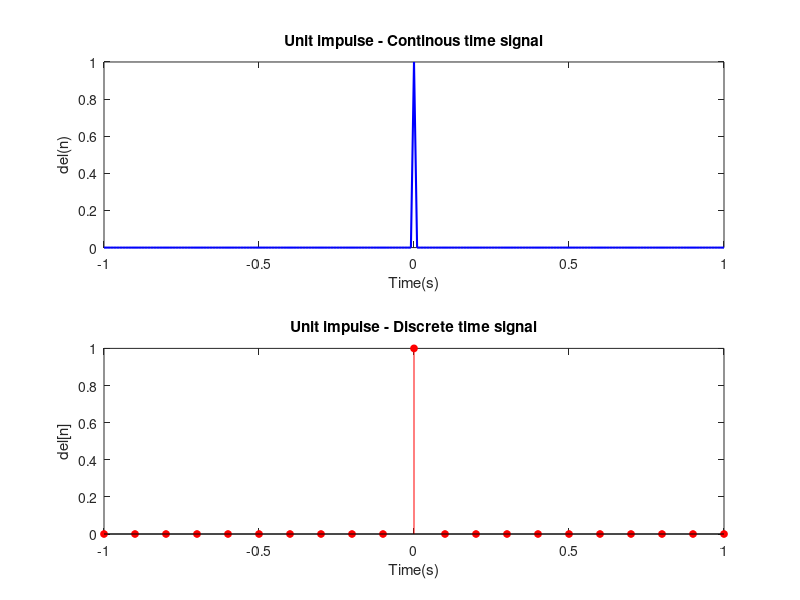

Write MATLAB code to recreate this figure.
clear all;
close all;
clc;

t = -1 : 0.01 : 1;
d = -1 : 0.1 : 1;

unitimpulse = t == 0;
dunitimpulse = d == 0;

subplot(2, 1, 1);
plot(t, unitimpulse, 'b', 'LineWidth', 1.5);
xlabel('Time(s)');
ylabel('del(n)');
title('Unit impulse - Continous time signal');

subplot(2, 1, 2);
stem(d, dunitimpulse, 'r', 'filled', 'MarkerSize', 5);
xlabel('Time(s)');
ylabel('del[n]');
title('Unit impulse - Discrete time signal');